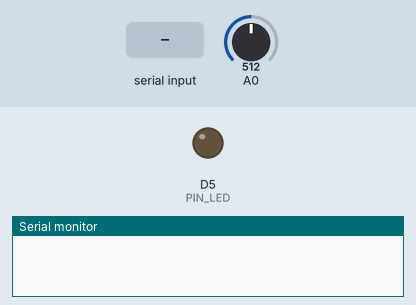
Bench run of a sketch on a simulated ESP8266 (NodeMCU). Shown: output pins drawn as LEDs (lit = HIGH), the last lines printed to the serial monitor. The test bench sets the inputs (shaded band); at power-on: A0 = 512.

Above: at 0.0 s.
At 1.5 s:
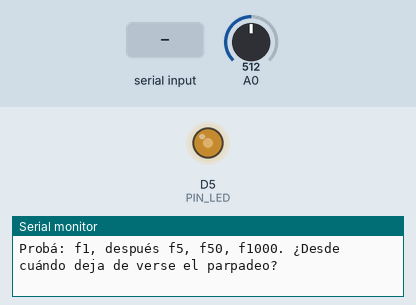
1.6 s: "f90\n" received over Serial
4.6 s: "P\n" received over Serial
7.6 s: "p90\n" received over Serial
10.6 s: "v90\n" received over Serial
At 11.6 s:
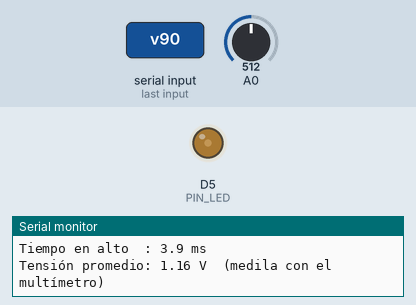
Timing chart, 0 to 14.6 s (numbered marks = the images above; inputs shaded):
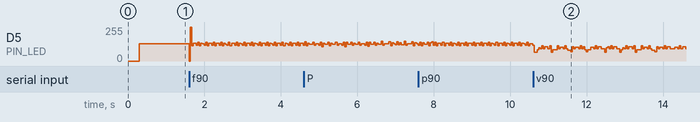

The sketch:

s1_pwm_frecuencia.ino
```cpp
/*
  ==========================================================================
  SIMULADOR 1 - ¿Cómo hace un pin para dar "medio rojo"?
  PWM por hardware (analogWrite) y PWM hecho a mano para frecuencias bajas
  NodeMCU V3 (ESP8266) - Placa en el IDE: "NodeMCU 1.0 (ESP-12E Module)"
  ==========================================================================

  CONEXIONADO
    D5 (GPIO14) -> resistencia de 150 ohm -> pata R del LED -> GND (cátodo común)
    Potenciómetro (opcional): extremos a 3V3 y GND, cursor a A0

  CÓMO SE USA (Monitor serie a 115200 baudios, "Nueva línea")
    v128   -> valor en el pin (0 a 255)
    f5     -> frecuencia en Hz (1 a 40000)
    p      -> activa/desactiva el potenciómetro en A0 para fijar el valor
    ?      -> muestra la ayuda

  POR QUÉ HAY DOS FORMAS DE HACER PWM
    analogWrite() en el ESP8266 acepta de 100 Hz a 60 kHz. Por debajo de
    100 Hz el programa hace el PWM "a mano": mira el reloj (micros) y prende
    o apaga el pin. Así se puede ver el parpadeo a 1 Hz o 5 Hz.
  ==========================================================================
*/

const uint8_t  PIN_LED   = D5;
const float    VCC       = 3.3;
const uint32_t FREC_MIN_HARDWARE = 100;   // límite inferior de analogWriteFreq()

uint8_t  valor      = 128;     // 0 a 255
uint32_t frecuencia = 1000;    // Hz
bool     usarPot    = false;
bool     pwmPorSoftware = false;
uint32_t inicioCiclo = 0;
uint32_t ultimaLecturaPot = 0;
uint32_t ultimoInforme = 0;

void informar() {
  float ciclo    = valor / 255.0;
  float periodo  = 1000000.0 / frecuencia;   // microsegundos
  float enAlto   = ciclo * periodo;
  float promedio = ciclo * VCC;

  Serial.println(F("------------------------------------------------"));
  Serial.printf("Valor en el pin : %u / 255\n", valor);
  Serial.printf("Frecuencia      : %lu Hz (%s)\n", (unsigned long)frecuencia,
                pwmPorSoftware ? "PWM hecho a mano" : "analogWrite por hardware");
  Serial.printf("Ciclo de trabajo: %.1f %%\n", ciclo * 100.0);
  if (periodo >= 1000.0) {
    Serial.printf("Período         : %.1f ms\n", periodo / 1000.0);
    Serial.printf("Tiempo en alto  : %.1f ms\n", enAlto / 1000.0);
  } else {
    Serial.printf("Período         : %.0f us\n", periodo);
    Serial.printf("Tiempo en alto  : %.0f us\n", enAlto);
  }
  Serial.printf("Tensión promedio: %.2f V  (medila con el multímetro)\n", promedio);
}

void aplicar() {
  pwmPorSoftware = (frecuencia < FREC_MIN_HARDWARE);

  if (pwmPorSoftware) {
    analogWrite(PIN_LED, 0);        // detiene el PWM por hardware
    pinMode(PIN_LED, OUTPUT);
    inicioCiclo = micros();
  } else {
    analogWriteFreq(frecuencia);
    analogWrite(PIN_LED, valor);
  }
}

// PWM hecho a mano: dentro de cada período, el pin está en alto
// mientras el tiempo transcurrido sea menor que el tiempo en alto.
void pwmSoftware() {
  uint32_t periodo = 1000000UL / frecuencia;
  uint32_t enAlto  = (uint32_t)((uint64_t)periodo * valor / 255);
  uint32_t t       = (micros() - inicioCiclo) % periodo;
  digitalWrite(PIN_LED, (t < enAlto) ? HIGH : LOW);
}

void mostrarAyuda() {
  Serial.println();
  Serial.println(F("Comandos: v0..v255 (valor), f1..f40000 (Hz), p (potenciómetro), ? (ayuda)"));
  Serial.println(F("Probá: f1, después f5, f50, f1000. ¿Desde cuándo deja de verse el parpadeo?"));
}

void leerComando() {
  if (!Serial.available()) return;
  String linea = Serial.readStringUntil('\n');
  linea.trim();
  if (linea.length() == 0) return;

  char comando = linea.charAt(0);
  long numero  = linea.substring(1).toInt();

  switch (comando) {
    case 'v':
    case 'V':
      if (numero < 0)   numero = 0;
      if (numero > 255) numero = 255;
      valor = (uint8_t)numero;
      usarPot = false;
      aplicar();
      informar();
      break;

    case 'f':
    case 'F':
      if (numero < 1)     numero = 1;
      if (numero > 40000) numero = 40000;
      frecuencia = (uint32_t)numero;
      aplicar();
      informar();
      break;

    case 'p':
    case 'P':
      usarPot = !usarPot;
      Serial.printf("Potenciómetro %s\n", usarPot ? "ACTIVADO (A0)" : "desactivado");
      break;

    default:
      mostrarAyuda();
      break;
  }
}

void leerPotenciometro() {
  if (!usarPot || millis() - ultimaLecturaPot < 50) return;
  ultimaLecturaPot = millis();

  uint8_t nuevo = (uint8_t)(analogRead(A0) >> 2);   // 0..1023 -> 0..255
  if (abs((int)nuevo - (int)valor) >= 2) {
    valor = nuevo;
    if (!pwmPorSoftware) analogWrite(PIN_LED, valor);
    if (millis() - ultimoInforme > 400) {            // no saturar el monitor
      ultimoInforme = millis();
      informar();
    }
  }
}

void setup() {
  Serial.begin(115200);
  delay(300);
  Serial.println();
  Serial.println(F("=== Simulador 1: PWM y tensión promedio ==="));

  analogWriteRange(255);
  pinMode(PIN_LED, OUTPUT);
  aplicar();
  informar();
  mostrarAyuda();
}

void loop() {
  leerComando();
  leerPotenciometro();
  if (pwmPorSoftware) {
    pwmSoftware();
  }
}
```
